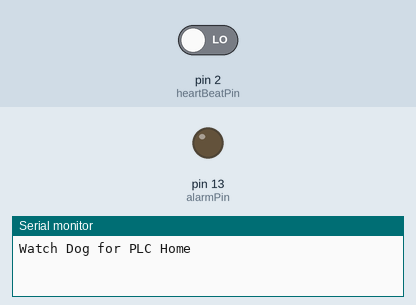
This sketch was run on a simulated Arduino Uno, built with avr-gcc and run on an emulated ATmega328P. On the bench: output pins drawn as LEDs (lit = HIGH), the last lines printed to the serial monitor. The inputs (shaded band) are chosen by the test bench; at power-on: pin 2 (heartBeatPin) LOW.

Above: at 1.2 s.
1.3 s: pin 2 (heartBeatPin) driven HIGH
At 2.0 s:
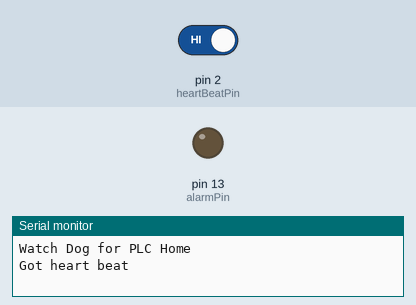
5.8 s: pin 2 (heartBeatPin) driven LOW
At 12.1 s:
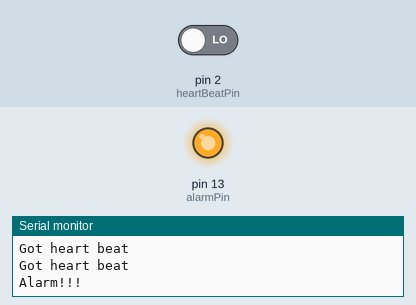
Timing chart, 0 to 13.6 s (numbered marks = the images above; inputs shaded):
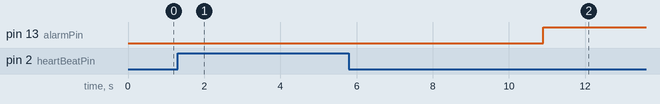

Measured:
- after the input at 1.3 s, pin 13 (alarmPin): stays LOW (without the input it goes to HIGH after 3.7 s)
- after the input at 5.8 s, pin 13 (alarmPin): LOW → HIGH after 5.1 s instead of 0.60 s

The sketch:

lvdog.ino
```cpp
#define heartBeatPin 2
#define alarmPin 13
#define ALARM 5*10      // 5 seconds

int lastState = 0;
unsigned int timer = 0;
int alarmTriggered = 0;

void setup() {
  pinMode(heartBeatPin, INPUT);
  pinMode(alarmPin, OUTPUT);
  digitalWrite(alarmPin, LOW);
  Serial.begin(9600);
  Serial.println("Watch Dog for PLC Home");
}

void loop() {
  int state = digitalRead(heartBeatPin);
  if(state != lastState) {
    lastState = state;
    timer = 0;
    Serial.println("Got heart beat");
    if(alarmTriggered) {
      alarmTriggered = 0;
      digitalWrite(alarmPin, LOW);
      Serial.println("Alarm reset");
    }
  } else {
    timer++;
    if(timer > ALARM) {
      Serial.println("Alarm!!!");
      alarmTriggered = 1;
      digitalWrite(alarmPin, HIGH);
      delay(3000-100);
    }
  }
  delay(100);
}
```
